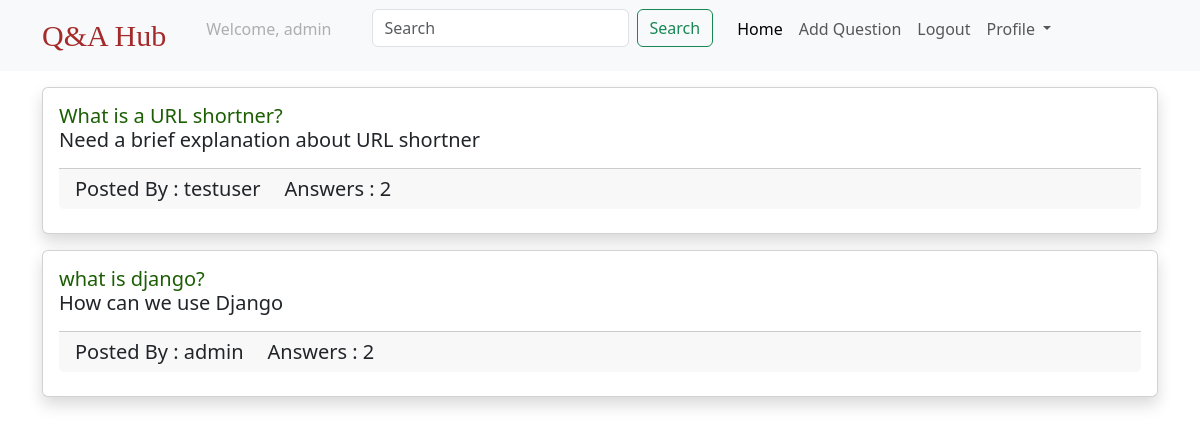
/question/ (signed in), run on the app's committed database.
### users/models.py (models this page shows)
class CustomUser(AbstractUser):
    pass

### questions/models.py (models this page shows, shortened)
class Question(models.Model):
    created_at = models.DateTimeField(auto_now_add=True)
    title = models.CharField(max_length=250)
    body = models.TextField()
    slug = models.SlugField(max_length=250, unique=True)
    author = models.ForeignKey(
        settings.AUTH_USER_MODEL, on_delete=models.CASCADE, related_name="questions"
    )

### questions/views.py (the view)
# urls.py: path("question/", question_list, name="qlist"),
@login_required
def question_list(request):
    if "searchbar" in request.GET:
        search_text = request.GET["searchbar"]
        question_list = Question.objects.filter(title__icontains=search_text).order_by(
            "-created_at"
        )
    else:
        question_list = Question.objects.all().order_by("-created_at")
    return render(request, "QList.html", {"question_list": question_list})

### template/QList.html (shortened to what this page needs)
{%extends 'base.html'%}
{%block body%}
    <div class="container">
        {% for question in question_list %}
            <div class="card mt-3 shadow">
                <div class="card-body">
                    <h5 class="card-title">
                        <a class="link-style" href="{% url 'qdetails' question.slug %}"> {{question.title}} </a>
                        <p class="card-text"> {{question.body}}</p>
                        <div class="card-footer">
                            <div class="row">
                                <div class="col col-md-auto">
                                    Posted By : {{question.author.username}}
                                </div>
                                <div class="col col-md-auto">
                                    Answers : {{question.answers.count}}
                                </div>
                            </div>
                        </div>
                    </h5>
                </div>
            </div>
        {%endfor%}
    </div>
{% endblock %}

### template/navbar.html (shortened to what this page needs)
<nav class="navbar navbar-expand-lg bg-body-tertiary">
    <div class="container">
      <a class="navbar-brand text-style" href="{% url 'qlist' %}">Q&A Hub</a>
      <div class="collapse navbar-collapse" id="navbarSupportedContent">
        <ul class="navbar-nav me-auto mb-2 mb-lg-0">
          {% if request.user.is_authenticated %}
            <li class="nav-item mx-3">
                <a class="nav-link disabled">Welcome, {{request.user.username}}</a>
              </li>
              <form class="d-flex mx-3" role="search">
                <input class="form-control me-2" type="search" placeholder="Search" aria-label="Search" name="searchbar">
                <button class="btn btn-outline-success" type="submit">Search</button>
              </form>
          <li class="nav-item">
            <a class="nav-link active" aria-current="page" href="{% url 'qlist' %}">Home</a>
          </li>
          <li class="nav-item">
            <a class="nav-link" href="{% url 'create_question' %}">Add Question</a>
          </li>
          <li class="nav-item">
            <a class="nav-link" href="{% url 'logout'%}">Logout</a>
          </li>
          <li class="nav-item dropdown">
            <a class="nav-link dropdown-toggle" href="#" role="button" data-bs-toggle="dropdown" aria-expanded="false">
              Profile
            </a>
          </li>
         {% endif %}
        </ul>
      </div>
    </div>
  </nav>

### template/QList.html (style rules this page uses)
.link-style { text-decoration: none; color: rgb(28,94,4); }

### template/navbar.html (style rules this page uses)
.text-style { font-size: 30px !important; font-family: fantasy !important; color: brown !important; }

### data on the page
CustomUser: user.username "admin"
Question: title "What is a URL shortner?", body "Need a brief explanation about URL shortner", author.username "testuser", answers.count "2"
Question: title "what is django?", body "How can we use Django", author.username "admin", answers.count "2"
